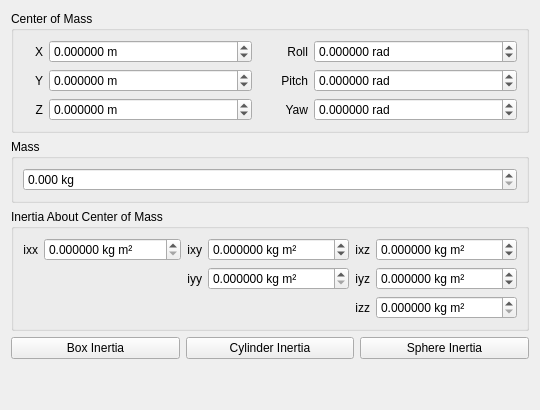
          <widget class="QWidget" name="InertialTab">
            <attribute name="title">
              <string>Inertial</string>
            </attribute>
            <layout class="QVBoxLayout">
              <item>
                <widget class="QGroupBox" name="InertialOriginGroupBox">
                  <property name="enabled">
                    <bool>true</bool>
                  </property>
                  <property name="title">
                    <string>Center of Mass</string>
                  </property>
                  <layout class="QGridLayout" name="gridLayout_7">
                    <item row="1" column="2">
                      <widget class="QLabel" name="label_33">
                        <property name="maximumSize">
                          <size>
                            <width>50</width>
                            <height>16777215</height>
                          </size>
                        </property>
                        <property name="layoutDirection">
                          <enum>Qt::LeftToRight</enum>
                        </property>
                        <property name="text">
                          <string>Pitch</string>
                        </property>
                        <property name="alignment">
                          <set>Qt::AlignRight|Qt::AlignTrailing|Qt::AlignVCenter</set>
                        </property>
                      </widget>
                    </item>
                    <item row="1" column="3">
                      <widget class="QDoubleSpinBox" name="InertialOriginPitchSpinBox">
                        <property name="suffix">
                          <string> rad</string>
                        </property>
                        <property name="decimals">
                          <number>6</number>
                        </property>
                        <property name="minimum">
                          <double>-3.141592000000000</double>
                        </property>
                        <property name="maximum">
                          <double>3.141592000000000</double>
                        </property>
                        <property name="singleStep">
                          <double>0.001000000000000</double>
                        </property>
                      </widget>
                    </item>
                    <item row="2" column="0">
                      <widget class="QLabel" name="label_34">
                        <property name="maximumSize">
                          <size>
                            <width>20</width>
                            <height>16777215</height>
                          </size>
                        </property>
                        <property name="layoutDirection">
                          <enum>Qt::LeftToRight</enum>
                        </property>
                        <property name="text">
                          <string>Z</string>
                        </property>
                        <property name="alignment">
                          <set>Qt::AlignRight|Qt::AlignTrailing|Qt::AlignVCenter</set>
                        </property>
                      </widget>
                    </item>
                    <item row="0" column="3">
                      <widget class="QDoubleSpinBox" name="InertialOriginRollSpinBox">
                        <property name="suffix">
                          <string> rad</string>
                        </property>
                        <property name="decimals">
                          <number>6</number>
                        </property>
                        <property name="minimum">
                          <double>-3.141592000000000</double>
                        </property>
                        <property name="maximum">
                          <double>3.141592000000000</double>
                        </property>
                        <property name="singleStep">
                          <double>0.001000000000000</double>
                        </property>
                      </widget>
                    </item>
                    <item row="1" column="0">
                      <widget class="QLabel" name="label_35">
                        <property name="maximumSize">
                          <size>
                            <width>20</width>
                            <height>16777215</height>
                          </size>
                        </property>
                        <property name="layoutDirection">
                          <enum>Qt::LeftToRight</enum>
                        </property>
                        <property name="text">
                          <string>Y</string>
                        </property>
                        <property name="alignment">
                          <set>Qt::AlignRight|Qt::AlignTrailing|Qt::AlignVCenter</set>
                        </property>
                      </widget>
                    </item>
                    <item row="1" column="1">
                      <widget class="QDoubleSpinBox" name="InertialOriginYSpinBox">
                        <property name="suffix">
                          <string> m</string>
                        </property>
                        <property name="decimals">
                          <number>6</number>
                        </property>
                        <property name="minimum">
                          <double>-10000.000000000000000</double>
                        </property>
                        <property name="maximum">
                          <double>10000.000000000000000</double>
                        </property>
                        <property name="singleStep">
                          <double>0.001000000000000</double>
                        </property>
                      </widget>
                    </item>
                    <item row="0" column="2">
                      <widget class="QLabel" name="label_36">
                        <property name="maximumSize">
                          <size>
                            <width>50</width>
                            <height>16777215</height>
                          </size>
                        </property>
                        <property name="layoutDirection">
                          <enum>Qt::LeftToRight</enum>
                        </property>
                        <property name="text">
                          <string>Roll</string>
                        </property>
                        <property name="alignment">
                          <set>Qt::AlignRight|Qt::AlignTrailing|Qt::AlignVCenter</set>
                        </property>
                      </widget>
                    </item>
                    <item row="2" column="1">
                      <widget class="QDoubleSpinBox" name="InertialOriginZSpinBox">
                        <property name="suffix">
                          <string> m</string>
                        </property>
                        <property name="decimals">
                          <number>6</number>
                        </property>
                        <property name="minimum">
                          <double>-10000.000000000000000</double>
                        </property>
                        <property name="maximum">
                          <double>10000.000000000000000</double>
                        </property>
                        <property name="singleStep">
                          <double>0.001000000000000</double>
                        </property>
                      </widget>
                    </item>
                    <item row="2" column="2">
                      <widget class="QLabel" name="label_37">
                        <property name="maximumSize">
                          <size>
                            <width>50</width>
                            <height>16777215</height>
                          </size>
                        </property>
                        <property name="layoutDirection">
                          <enum>Qt::LeftToRight</enum>
                        </property>
                        <property name="text">
                          <string>Yaw</string>
                        </property>
                        <property name="alignment">
                          <set>Qt::AlignRight|Qt::AlignTrailing|Qt::AlignVCenter</set>
                        </property>
                      </widget>
                    </item>
                    <item row="2" column="3">
                      <widget class="QDoubleSpinBox" name="InertialOriginYawSpinBox">
                        <property name="suffix">
                          <string> rad</string>
                        </property>
                        <property name="decimals">
                          <number>6</number>
                        </property>
                        <property name="minimum">
                          <double>-3.141592000000000</double>
                        </property>
                        <property name="maximum">
                          <double>3.141592000000000</double>
                        </property>
                        <property name="singleStep">
                          <double>0.001000000000000</double>
                        </property>
                      </widget>
                    </item>
                    <item row="0" column="1">
                      <widget class="QDoubleSpinBox" name="InertialOriginXSpinBox">
                        <property name="suffix">
                          <string> m</string>
                        </property>
                        <property name="decimals">
                          <number>6</number>
                        </property>
                        <property name="minimum">
                          <double>-10000.000000000000000</double>
                        </property>
                        <property name="maximum">
                          <double>10000.000000000000000</double>
                        </property>
                        <property name="singleStep">
                          <double>0.001000000000000</double>
                        </property>
                      </widget>
                    </item>
                    <item row="0" column="0">
                      <widget class="QLabel" name="label_38">
                        <property name="maximumSize">
                          <size>
                            <width>20</width>
                            <height>16777215</height>
                          </size>
                        </property>
                        <property name="layoutDirection">
                          <enum>Qt::LeftToRight</enum>
                        </property>
                        <property name="text">
                          <string>X</string>
                        </property>
                        <property name="alignment">
                          <set>Qt::AlignRight|Qt::AlignTrailing|Qt::AlignVCenter</set>
                        </property>
                      </widget>
                    </item>
                  </layout>
                </widget>
              </item>
              <item>
                <widget class="QGroupBox" name="InertialMassGroupBox">
                  <property name="enabled">
                    <bool>true</bool>
                  </property>
                  <property name="title">
                    <string>Mass</string>
                  </property>
                  <layout class="QVBoxLayout">
                    <item>
                      <widget class="QDoubleSpinBox" name="InertialMassSpinBox">
                        <property name="suffix">
                          <string> kg</string>
                        </property>
                        <property name="decimals">
                          <number>3</number>
                        </property>
                        <property name="singleStep">
                          <double>0.001000000000000</double>
                        </property>
                      </widget>
                    </item>
                  </layout>
                </widget>
              </item>
              <item>
                <widget class="QGroupBox" name="InertialInertiaGroupBox">
                  <property name="enabled">
                    <bool>true</bool>
                  </property>
                  <property name="title">
                    <string>Inertia About Center of Mass</string>
                  </property>
                  <layout class="QGridLayout" name="gridLayout_8">
                    <item row="0" column="5">
                      <widget class="QDoubleSpinBox" name="InertiaIXZSpinBox">
                        <property name="suffix">
                          <string> kg m²</string>
                        </property>
                        <property name="decimals">
                          <number>6</number>
                        </property>
                        <property name="minimum">
                          <double>-10000.000000000000000</double>
                        </property>
                        <property name="maximum">
                          <double>10000.000000000000000</double>
                        </property>
                        <property name="singleStep">
                          <double>0.001000000000000</double>
                        </property>
                      </widget>
                    </item>
                    <item row="0" column="0">
                      <widget class="QLabel" name="label_41">
                        <property name="maximumSize">
                          <size>
                            <width>20</width>
                            <height>16777215</height>
                          </size>
                        </property>
                        <property name="layoutDirection">
                          <enum>Qt::LeftToRight</enum>
                        </property>
                        <property name="text">
                          <string>ixx</string>
                        </property>
                        <property name="alignment">
                          <set>Qt::AlignRight|Qt::AlignTrailing|Qt::AlignVCenter</set>
                        </property>
                      </widget>
                    </item>
                    <item row="0" column="4">
                      <widget class="QLabel" name="label_40">
                        <property name="maximumSize">
                          <size>
                            <width>20</width>
                            <height>16777215</height>
                          </size>
                        </property>
                        <property name="layoutDirection">
                          <enum>Qt::LeftToRight</enum>
                        </property>
                        <property name="text">
                          <string>ixz</string>
                        </property>
                        <property name="alignment">
                          <set>Qt::AlignRight|Qt::AlignTrailing|Qt::AlignVCenter</set>
                        </property>
                      </widget>
                    </item>
                    <item row="0" column="2">
                      <widget class="QLabel" name="label_39">
                        <property name="maximumSize">
                          <size>
                            <width>20</width>
                            <height>16777215</height>
                          </size>
                        </property>
                        <property name="layoutDirection">
                          <enum>Qt::LeftToRight</enum>
                        </property>
                        <property name="text">
                          <string>ixy</string>
                        </property>
                        <property name="alignment">
                          <set>Qt::AlignRight|Qt::AlignTrailing|Qt::AlignVCenter</set>
                        </property>
                      </widget>
                    </item>
                    <item row="1" column="3">
                      <widget class="QDoubleSpinBox" name="InertiaIYYSpinBox">
                        <property name="suffix">
                          <string> kg m²</string>
                        </property>
                        <property name="decimals">
                          <number>6</number>
                        </property>
                        <property name="minimum">
                          <double>0.000000000000000</double>
                        </property>
                        <property name="maximum">
                          <double>10000.000000000000000</double>
                        </property>
                        <property name="singleStep">
                          <double>0.001000000000000</double>
                        </property>
                      </widget>
                    </item>
                    <item row="0" column="1">
                      <widget class="QDoubleSpinBox" name="InertiaIXXSpinBox">
                        <property name="suffix">
                          <string> kg m²</string>
                        </property>
                        <property name="decimals">
                          <number>6</number>
                        </property>
                        <property name="minimum">
                          <double>0.000000000000000</double>
                        </property>
                        <property name="maximum">
                          <double>10000.000000000000000</double>
                        </property>
                        <property name="singleStep">
                          <double>0.001000000000000</double>
                        </property>
                      </widget>
                    </item>
                    <item row="1" column="2">
                      <widget class="QLabel" name="label_44">
                        <property name="maximumSize">
                          <size>
                            <width>20</width>
                            <height>16777215</height>
                          </size>
                        </property>
                        <property name="layoutDirection">
                          <enum>Qt::LeftToRight</enum>
                        </property>
                        <property name="text">
                          <string>iyy</string>
                        </property>
                        <property name="alignment">
                          <set>Qt::AlignRight|Qt::AlignTrailing|Qt::AlignVCenter</set>
                        </property>
                      </widget>
                    </item>
                    <item row="0" column="3">
                      <widget class="QDoubleSpinBox" name="InertiaIXYSpinBox">
                        <property name="suffix">
                          <string> kg m²</string>
                        </property>
                        <property name="decimals">
                          <number>6</number>
                        </property>
                        <property name="minimum">
                          <double>-10000.000000000000000</double>
                        </property>
                        <property name="maximum">
                          <double>10000.000000000000000</double>
                        </property>
                        <property name="singleStep">
                          <double>0.001000000000000</double>
                        </property>
                      </widget>
                    </item>
                    <item row="1" column="4">
                      <widget class="QLabel" name="label_45">
                        <property name="maximumSize">
                          <size>
                            <width>20</width>
                            <height>16777215</height>
                          </size>
                        </property>
                        <property name="layoutDirection">
                          <enum>Qt::LeftToRight</enum>
                        </property>
                        <property name="text">
                          <string>iyz</string>
                        </property>
                        <property name="alignment">
                          <set>Qt::AlignRight|Qt::AlignTrailing|Qt::AlignVCenter</set>
                        </property>
                      </widget>
                    </item>
                    <item row="1" column="5">
                      <widget class="QDoubleSpinBox" name="InertiaIYZSpinBox">
                        <property name="suffix">
                          <string> kg m²</string>
                        </property>
                        <property name="decimals">
                          <number>6</number>
                        </property>
                        <property name="minimum">
                          <double>-10000.000000000000000</double>
                        </property>
                        <property name="maximum">
                          <double>10000.000000000000000</double>
                        </property>
                        <property name="singleStep">
                          <double>0.001000000000000</double>
                        </property>
                      </widget>
                    </item>
                    <item row="2" column="5">
                      <widget class="QDoubleSpinBox" name="InertiaIZZSpinBox">
                        <property name="suffix">
                          <string> kg m²</string>
                        </property>
                        <property name="decimals">
                          <number>6</number>
                        </property>
                        <property name="minimum">
                          <double>0.000000000000000</double>
                        </property>
                        <property name="maximum">
                          <double>10000.000000000000000</double>
                        </property>
                        <property name="singleStep">
                          <double>0.001000000000000</double>
                        </property>
                      </widget>
                    </item>
                    <item row="2" column="4">
                      <widget class="QLabel" name="label_43">
                        <property name="maximumSize">
                          <size>
                            <width>20</width>
                            <height>16777215</height>
                          </size>
                        </property>
                        <property name="layoutDirection">
                          <enum>Qt::LeftToRight</enum>
                        </property>
                        <property name="text">
                          <string>izz</string>
                        </property>
                        <property name="alignment">
                          <set>Qt::AlignRight|Qt::AlignTrailing|Qt::AlignVCenter</set>
                        </property>
                      </widget>
                    </item>
                  </layout>
                </widget>
              </item>
              <item>
                <layout class="QHBoxLayout">
                  <item>
                    <widget class="QPushButton" name="BuildInertiaBoxButton">
                      <property name="text">
                        <string>Box Inertia</string>
                      </property>
                    </widget>
                  </item>
                  <item>
                    <widget class="QPushButton" name="BuildInertiaCylinderButton">
                      <property name="text">
                        <string>Cylinder Inertia</string>
                      </property>
                    </widget>
                  </item>
                  <item>
                    <widget class="QPushButton" name="BuildInertiaSphereButton">
                      <property name="text">
                        <string>Sphere Inertia</string>
                      </property>
                    </widget>
                  </item>
                </layout>
              </item>
              <item>
                <spacer name="verticalSpacer_5">
                  <property name="orientation">
                    <enum>Qt::Vertical</enum>
                  </property>
                  <property name="sizeHint" stdset="0">
                    <size>
                      <width>20</width>
                      <height>40</height>
                    </size>
                  </property>
                </spacer>
              </item>
            </layout>
          </widget>
